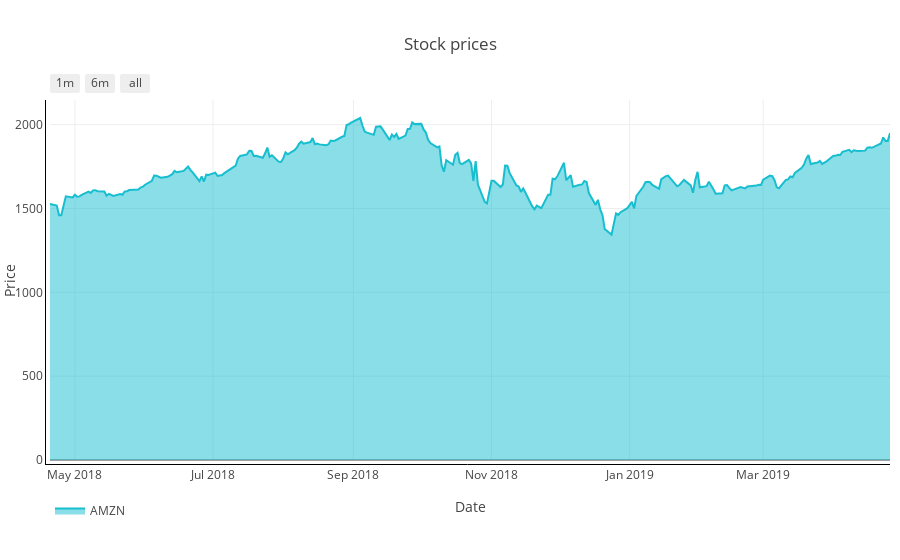

The cell this chart's notebook holds for it:
### Markdown cell above
### Stock prices

You must intall jupyterlab/plotly-extension to show charts.

### Code cell
adj_close = portf_value['Adj Close']
plot_prices = plot_stock_prices(adj_close, symbol, output_type='nb')
iplot(plot_prices)

### Figure 1 — Plotly figure (JSON) as saved in the notebook; plotly's stock layout.template omitted (floating-point values rounded to 4 significant figures; data arrays with more than 128 entries replaced by an {"elided": "..."} marker saying what was removed)
{"data": [{"fill": "tonexty", "line": {"color": "#17BECF"}, "name": "AMZN", "opacity": 0.8, "type": "scatter", "uid": "09d61f4d-f73c-407c-892f-3d622ac4f7b1", "x": {"elided": "256 str values"}, "y": {"elided": "256 float values"}}], "layout": {"autosize": true, "legend": {"orientation": "h"}, "margin": {"b": 100, "l": 50, "pad": 4, "r": 10, "t": 100}, "showlegend": true, "title": {"text": "Stock prices"}, "xaxis": {"linecolor": "#000", "linewidth": 1, "range": ["2018-04-20", "2019-04-26"], "rangeselector": {"buttons": [{"count": 1, "label": "1m", "step": "month", "stepmode": "backward"}, {"count": 6, "label": "6m", "step": "month", "stepmode": "backward"}, {"step": "all"}]}, "title": {"text": "Date"}, "type": "date"}, "yaxis": {"autorange": true, "linecolor": "#000", "linewidth": 1, "range": [0, 2147.0], "title": {"text": "Price"}, "type": "linear"}}}
